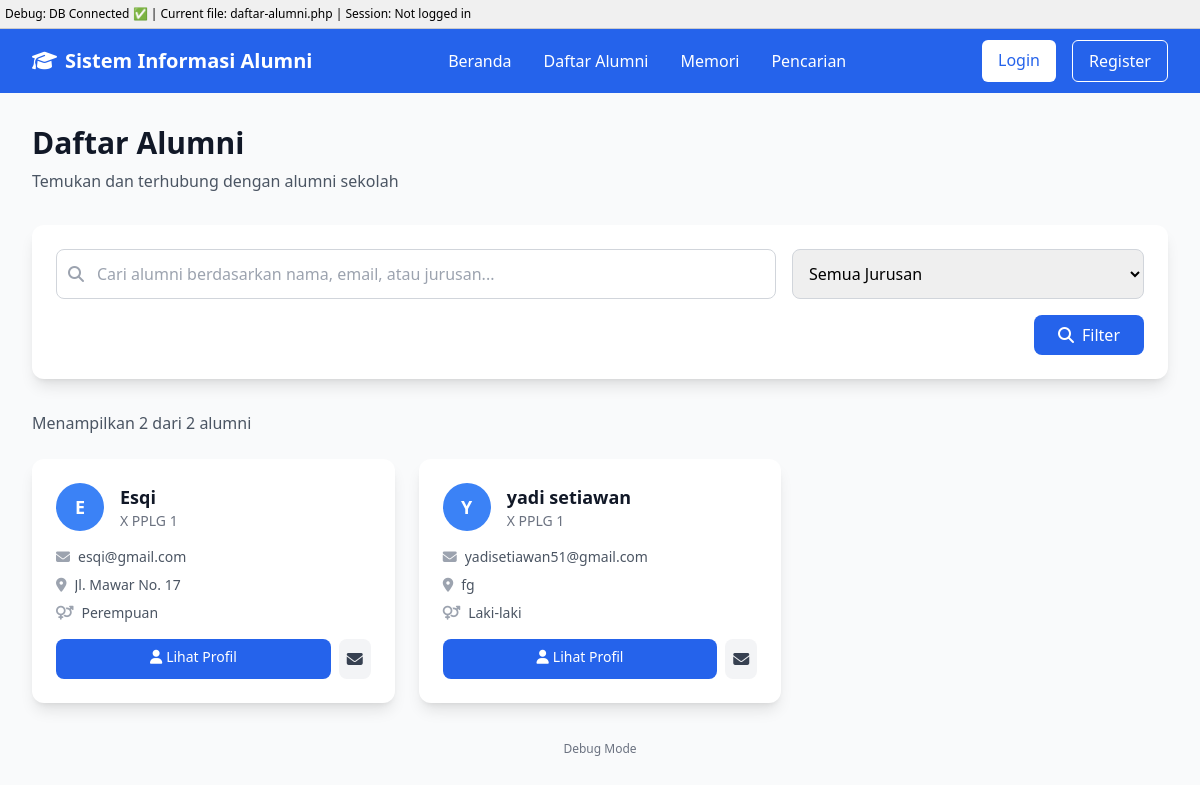
The app's page /daftar-alumni.php with its own data.
### tables this page shows
CREATE TABLE `alumni` (
  `id_alumni` int(5) NOT NULL,
  `id_admin` int(5) NOT NULL,
  `id_jurusan` int(5) NOT NULL,
  `nama` varchar(50) NOT NULL,
  `jenis_kelamin` enum('L','P') NOT NULL,
  `email` varchar(50) NOT NULL,
  `alamat` text NOT NULL,
  `foto` varchar(50) NOT NULL,
  `password` varchar(255) NOT NULL
);

CREATE TABLE `jurusan` (
  `id_jurusan` int(5) NOT NULL,
  `nama_jurusan` varchar(50) NOT NULL
);

### daftar-alumni.php (the view, shortened to what this page needs)
<?php
include 'includes/header.php';
$debug_info = '';
$limit = 12;
$page = isset($_GET['page']) ? (int)$_GET['page'] : 1;
$start = ($page - 1) * $limit;
$search = isset($_GET['search']) ? mysqli_real_escape_string($conn, $_GET['search']) : '';
$query = "SELECT a.*, j.nama_jurusan FROM alumni a
          JOIN jurusan j ON a.id_jurusan = j.id_jurusan";
$debug_info .= "Main query: $query<br>";
$count_query = str_replace("a.*, j.nama_jurusan", "COUNT(*) as total", $query);
$count_result = mysqli_query($conn, $count_query);
if (!$count_result) {
    $debug_info .= "Count query error: " . mysqli_error($conn) . "<br>";
    $total_records = 0;
} else {
    $total_records = mysqli_fetch_assoc($count_result)['total'];
}
$query .= " ORDER BY a.nama ASC LIMIT $start, $limit";
$result = mysqli_query($conn, $query);
?>
<div class="min-h-screen bg-gray-50 py-8">
    <div class="max-w-7xl mx-auto px-4 sm:px-6 lg:px-8">
        <div class="mb-8">
            <h1 class="text-3xl font-bold text-gray-900 mb-2">Daftar Alumni</h1>
            <p class="text-gray-600">Temukan dan terhubung dengan alumni sekolah</p>
        </div>
        <div class="bg-white rounded-xl shadow-lg p-6 mb-8">
            <form method="GET" action="">
                <div class="grid grid-cols-1 md:grid-cols-3 gap-4">
                    <div class="md:col-span-2">
                        <div class="relative">
                            <div class="absolute inset-y-0 left-0 pl-3 flex items-center pointer-events-none">
                            </div>
                            <input type="text" name="search" value="<?php echo htmlspecialchars($search); ?>"
                                   placeholder="Cari alumni berdasarkan nama, email, atau jurusan..."
                                   class="block w-full pl-10 pr-3 py-3 border border-gray-300 rounded-lg focus:outline-none focus:ring-2 focus:ring-blue-500 focus:border-blue-500">
                        </div>
                    </div>
                    <div>
                        <select name="jurusan" class="block w-full py-3 px-3 border border-gray-300 rounded-lg focus:outline-none focus:ring-2 focus:ring-blue-500 focus:border-blue-500">
                            <option value="0">Semua Jurusan</option>
                        </select>
                    </div>
                </div>
                <div class="mt-4 flex justify-end">
                    <button type="submit" class="bg-blue-600 text-white px-6 py-2 rounded-lg hover:bg-blue-700 transition duration-300">
                        <i class="fas fa-search mr-2"></i>Filter
                    </button>
                </div>
            </form>
        </div>
        <div class="mb-6">
            <p class="text-gray-600">
                Menampilkan <?php echo $result ? mysqli_num_rows($result) : 0; ?> dari <?php echo $total_records; ?> alumni
            </p>
        </div>
        <div class="grid grid-cols-1 md:grid-cols-2 lg:grid-cols-3 xl:grid-cols-4 gap-6 mb-8">
            <?php if($result && mysqli_num_rows($result) > 0): ?>
                <?php while($alumni = mysqli_fetch_assoc($result)): ?>
                    <div class="bg-white rounded-xl shadow-lg overflow-hidden card-hover">
                        <div class="p-6">
                            <div class="flex items-center mb-4">
                                <div class="bg-blue-500 w-12 h-12 rounded-full flex items-center justify-center text-white font-bold text-lg">
                                    <?php echo strtoupper(substr($alumni['nama'], 0, 1)); ?>
                                </div>
                                <div class="ml-4">
                                    <h3 class="text-lg font-semibold text-gray-900"><?php echo htmlspecialchars($alumni['nama']); ?></h3>
                                    <p class="text-sm text-gray-500"><?php echo htmlspecialchars($alumni['nama_jurusan']); ?></p>
                                </div>
                            </div>
                            <div class="space-y-2 mb-4">
                                <div class="flex items-center text-sm text-gray-600">
                                    <i class="fas fa-envelope mr-2 text-gray-400"></i>
                                    <span class="truncate"><?php echo htmlspecialchars($alumni['email']); ?></span>
                                </div>
                                <div class="flex items-center text-sm text-gray-600">
                                    <i class="fas fa-map-marker-alt mr-2 text-gray-400"></i>
                                    <span class="truncate"><?php echo htmlspecialchars($alumni['alamat']); ?></span>
                                </div>
                                <div class="flex items-center text-sm text-gray-600">
                                    <i class="fas fa-venus-mars mr-2 text-gray-400"></i>
                                    <span><?php echo ($alumni['jenis_kelamin'] == 'L') ? 'Laki-laki' : 'Perempuan'; ?></span>
                                </div>
                            </div>
                            <div class="flex space-x-2">
                                <a href="profil-alumni.php?id=<?php echo $alumni['id_alumni']; ?>"
                                   class="flex-1 bg-blue-600 text-white text-center py-2 px-4 rounded-lg hover:bg-blue-700 transition duration-300 text-sm">
                                    <i class="fas fa-user mr-1"></i>Lihat Profil
                                </a>
                                <a href="mailto:<?php echo htmlspecialchars($alumni['email']); ?>"
                                   class="bg-gray-100 text-gray-700 p-2 rounded-lg hover:bg-gray-200 transition duration-300">
                                    <i class="fas fa-envelope"></i>
                                </a>
                            </div>
                        </div>
                    </div>
                <?php endwhile; ?>
            <?php endif; ?>
        </div>
        <div class="mt-8 text-center">
            <a href="daftar-alumni.php?debug=1" class="text-xs text-gray-500">Debug Mode</a>
        </div>
    </div>
</div>
<?php include 'includes/footer.php'; ?>

### includes/header.php (style rules this page uses)
.card-hover { transition: transform 0.2s ease-in-out, box-shadow 0.2s ease-in-out; }

### records on screen
alumni: nama "E", nama "Esqi", id_jurusan.nama_jurusan "X PPLG 1", email "esqi@gmail.com", alamat "Jl. Mawar No. 17", jenis_kelamin "Perempuan"
alumni: nama "Y", nama "yadi setiawan", id_jurusan.nama_jurusan "X PPLG 1", email "yadisetiawan51@gmail.com", alamat "fg", jenis_kelamin "Laki-laki"

### other values on screen
basename($_SERVER['PHP_SELF']) "daftar-alumni.php"
mysqli_num_rows($result) "2"
$total_records "2"
